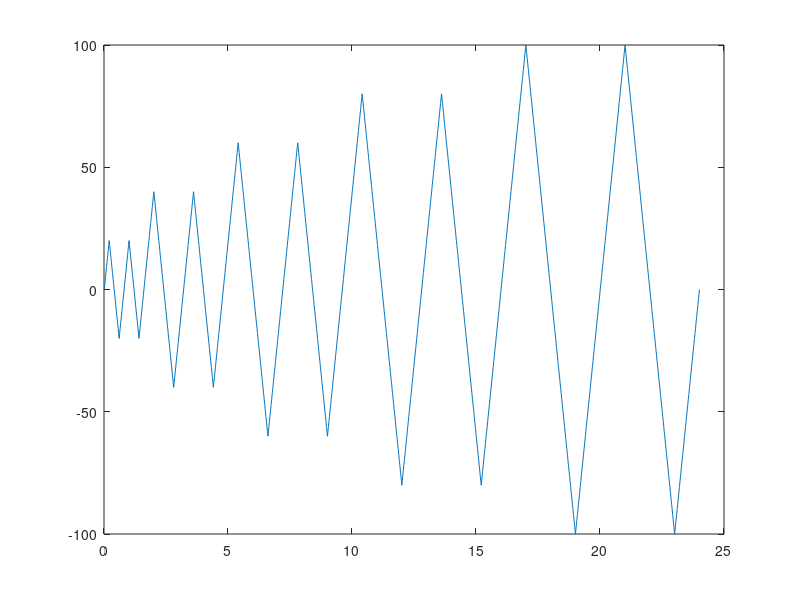

This figure's MATLAB source:
% loading function


clear;
clc;
Amp = [20 40 60 80 100];
Increment = 1;
nCycles = 2;
k=1;
dt = 0.01;
V(1) = 0;
Time(1) = 0;

for i = 1:length(Amp)
    for j = 1:nCycles
        while (V(k)<Amp(i))
            k = k+1;
            Time(k) = k*dt;
            V(k) = V(k-1)+Increment;
        end
        while(V(k)>-Amp(i))
            k = k+1;
            Time(k) = k*dt;
            V(k) = V(k-1)-Increment;
        end
        while(V(k)<0)
            k=k+1;
            Time(k) = k*dt;
            V(k) = V(k-1)+Increment;
        end
    end
end

% LOADING_PROTOCOL  CONSTANTS
% loadingProtocol   variable1
% loading_protocol  variable1
plot(Time,V);
lp = [Time', V'];
save('LP.mat', 'lp');